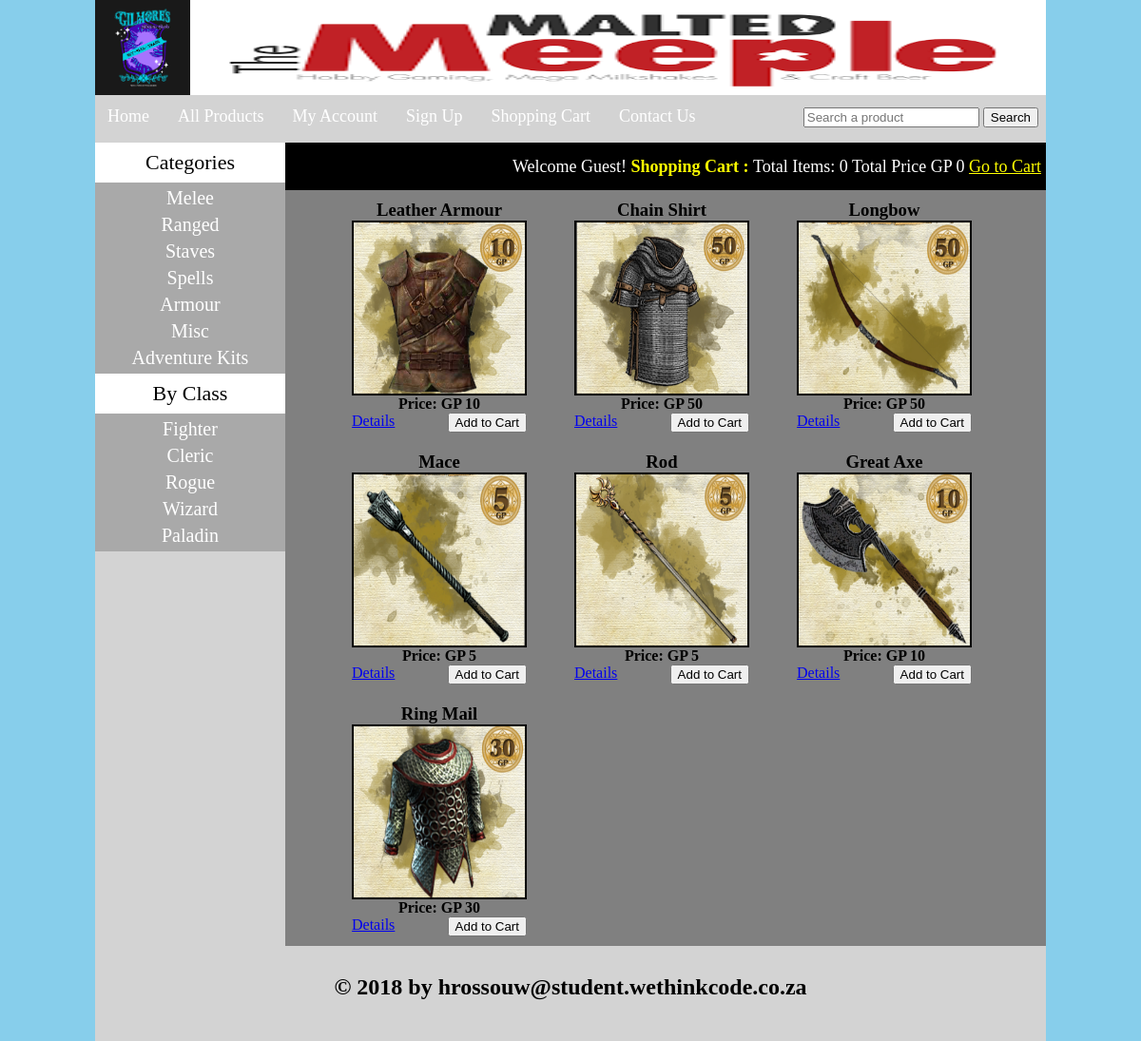
/all_products.php, run on the app's committed database.
### tables this page shows
CREATE TABLE `categories` (
  `cat_id` int(100) NOT NULL,
  `cat_title` text NOT NULL
);

CREATE TABLE `brands` (
  `brand_id` int(11) NOT NULL,
  `brand_title` text NOT NULL
);

CREATE TABLE `products` (
  `product_id` int(100) NOT NULL,
  `product_cat` int(100) NOT NULL,
  `product_brand` int(100) NOT NULL,
  `product_title` varchar(255) NOT NULL,
  `product_price` int(100) NOT NULL,
  `product_desc` text NOT NULL,
  `product_image` text NOT NULL,
  `product_keywords` text NOT NULL
);

### all_products.php (the view, shortened to what this page needs)
<!DOCTYPE>
<?php
	include("functions/functions.php");
?>
<html>
	<head>
		<link rel="stylesheet" href="styles/style.css" media="all" />
	</head>
<body>
	<div class="main_wrapper">
		<div class="header_wrapper">
			<img id="logo" src="images/logo2.png" />
			<img id="banner" src="images/logo3.png" />
		</div>
		<div class="menubar">
			<ul id="menu">
				<li><a href="index.php">Home</a></li>
				<li><a href="all_products.php">All Products</a></li>
				<li><a href="#">My Account</a></li>
				<li><a href="customer_register.php">Sign Up</a></li>
				<li><a href="cart.php">Shopping Cart</a></li>
				<li><a href="#">Contact Us</a></li>
			</ul>
			<div id="form">
				<form method="get" action="results.php" enctype="multipart/form-data">
					<input type="text" name="user_query" placeholder="Search a product"/>
					<input type="submit" name="search" value="Search" />
				</form>
			</div>
		</div>
		<div class="content_wrapper">
			<div id="sidebar">
				<div id="sidebar_title">Categories</div>
				<ul id="cats">
					<?php getCats(); ?>
				</ul>
				<div id="sidebar_title">By Class</div>
				<ul id="cats">
					<?php getBrands(); ?>
				</ul>
			</div>
			<div id="content_area">
				<div id="shopping_cart">
					<span style="float:right; font-size:18px; padding:5px; line-height:40px;">
					Welcome Guest! <b style="color:Yellow">Shopping Cart : </b> Total Items: <?php total_items();?> Total Price <?php total_price();?><a href="cart.php" style="color:yellow">Go to Cart</a>
					</span>
				</div>
				<div id="products_box">
				<?php
				$get_pro = "select * from products";
				$run_pro = mysqli_query($con, $get_pro);
				while($row_pro=mysqli_fetch_array($run_pro)){
					$pro_id = $row_pro['product_id'];
					$pro_title = $row_pro['product_title'];
					$pro_price = $row_pro['product_price'];
					$pro_image = $row_pro['product_image'];
					echo "
							<div id='single_product'>
								<h3>$pro_title</h3>
								<img src='admin_area/product_images/$pro_image' width='180' height='180' />
								<p><b> Price: GP $pro_price </b></p>
								<a href='details.php?pro_id=$pro_id' style='float:left;'>Details</a>
								<a href='index.php?add_cart=$pro_id'><button style='float:right'>Add to Cart</button></a>
							</div>
					";
				}
				?>
				</div>
			</div>
		</div>
		<div id="footer">
			<h2 style="text-align:center; padding-top:30px">&copy; 2018 by hrossouw@student.wethinkcode.co.za</h2>
		</div>
	</div>
</body>
</html>

### functions/functions.php (shortened to what this page needs)
<?php
$con = mysqli_connect("localhost", "root", "123456", "ecommerce");
function getIp() {
    $ip = $_SERVER['REMOTE_ADDR'];
    return $ip;
}
function total_items(){
	if(isset($_GET['add_cart'])){
		global $con;
		$ip = getIp();
		$get_items = "select * from cart where ip_add='$ip'";
		$run_items = mysqli_query($con, $get_items);
		$count_items = mysqli_num_rows($run_items);
		}
		else {
		global $con;
		$ip = getIp();
		$get_items = "select * from cart where ip_add='$ip'";
		$run_items = mysqli_query($con, $get_items);
		$count_items = mysqli_num_rows($run_items);
		}
	echo $count_items;
	}
function total_price(){
	$total = 0;
	echo "GP " . $total ." ";
}
function getCats(){
	global $con;
	$get_cats = "select * from categories";
	$run_cats = mysqli_query($con, $get_cats);
	while ($row_cats= mysqli_fetch_array($run_cats))
	{
		$cat_id = $row_cats['cat_id'];
		$cat_title = $row_cats['cat_title'];
		echo "<li><a href='index.php?cat=$cat_id'>$cat_title</a></li>";
	}
}
function getBrands(){
	global $con;
	$get_brands = "select * from brands";
	$run_brands = mysqli_query($con, $get_brands);
	while ($row_brands= mysqli_fetch_array($run_brands))
	{
		$brand_id = $row_brands['brand_id'];
		$brand_title = $row_brands['brand_title'];
		echo "<li><a href='index.php?brand=$brand_id'>$brand_title</a></li>";
	}
}
?>

### styles/style.css (style rules this page uses)
html, body, div, span, applet, object, iframe, h1, h2, h3, h4, h5, h6, p, blockquote, pre, a, abbr, acronym, address, big, cite, code, del, dfn, em, img, ins, kbd, q, s, samp, small, strike, strong, sub, sup, tt, var, b, u, i, center, dl, dt, dd, ol, ul, li, fieldset, form, label, legend, table, caption, tbody, tfoot, thead, tr, th, td, article, aside, canvas, details, embed, figure, figcaption, footer, header, hgroup, menu, nav, output, ruby, section, summary, time, mark, audio, video { margin: 0; padding: 0; border: 0; vertical-align: baseline; }
body { background:skyblue; }
.main_wrapper { width:1000px; height:auto; margin:auto; background: lightgrey; }
.header_wrapper { width:1000px; height:100px; margin:auto; }
#logo { float:left; height: 100px; width: auto; }
#banner { float:left; height: 100px; width: 900px; }
.menubar { width: 1000px; height: 50px; background: lightgrey; color: whitesmoke; }
#menu { padding: 0; margin: 0; line-height: 45px; float: left; }
#menu li { list-style: none; display: inline; }
#menu a { text-decoration: none; color: white; padding: 8px; margin: 5px; font-size: 18px; font-family: 'Times New Roman', Times, serif; }
#form { float: right; padding-right: 8px; line-height: 45px }
.content_wrapper { width: 1000px; margin:auto; background: grey; }
#content_area { width: 800px; float:right; background: grey; }
#sidebar { width: 200px; background: darkgrey; float: left; }
#sidebar_title { background:white; color: black; font-size: 22px; font-family: Cambria, Cochin, Georgia, Times, 'Times New Roman', serif; padding: 8px; text-align: center; }
#cats { text-align: center; }
#cats li { list-style: none; margin: 5px; }
#cats a { color:white; margin: 5px; text-align: center; font-size: 20px; font-family: Georgia, 'Times New Roman', Times, serif; text-decoration: none; }
#products_box { width: 780px; text-align: center; margin-left: 30px; margin-bottom: 10px; }
#single_product { float:left; margin-left:30px; padding:10px; }
#single_product img { border:2px solid black; }
#shopping_cart { width:800px; height: 50px; background: black; color: white; }
#footer { width: 1000px; height: 100px; background: lightgray; clear:both; margin:auto; }

### data on the page
categories: cat_title "Melee"
categories: cat_title "Ranged"
categories: cat_title "Staves"
categories: cat_title "Spells"
categories: cat_title "Armour"
categories: cat_title "Misc"
categories: cat_title "Adventure Kits"
brands: brand_title "Fighter"
brands: brand_title "Cleric"
brands: brand_title "Rogue"
brands: brand_title "Wizard"
brands: brand_title "Paladin"
products: product_title "Leather Armour", product_image (picture), product_price "10"
products: product_title "Chain Shirt", product_image (picture), product_price "50"
products: product_title "Longbow", product_image (picture), product_price "50"
products: product_title "Mace", product_image (picture), product_price "5"
products: product_title "Rod", product_image (picture), product_price "5"
products: product_title "Great Axe", product_image (picture), product_price "10"
products: product_title "Ring Mail", product_image (picture), product_price "30"

### other printed values
$count_items "0"
$total "0"
